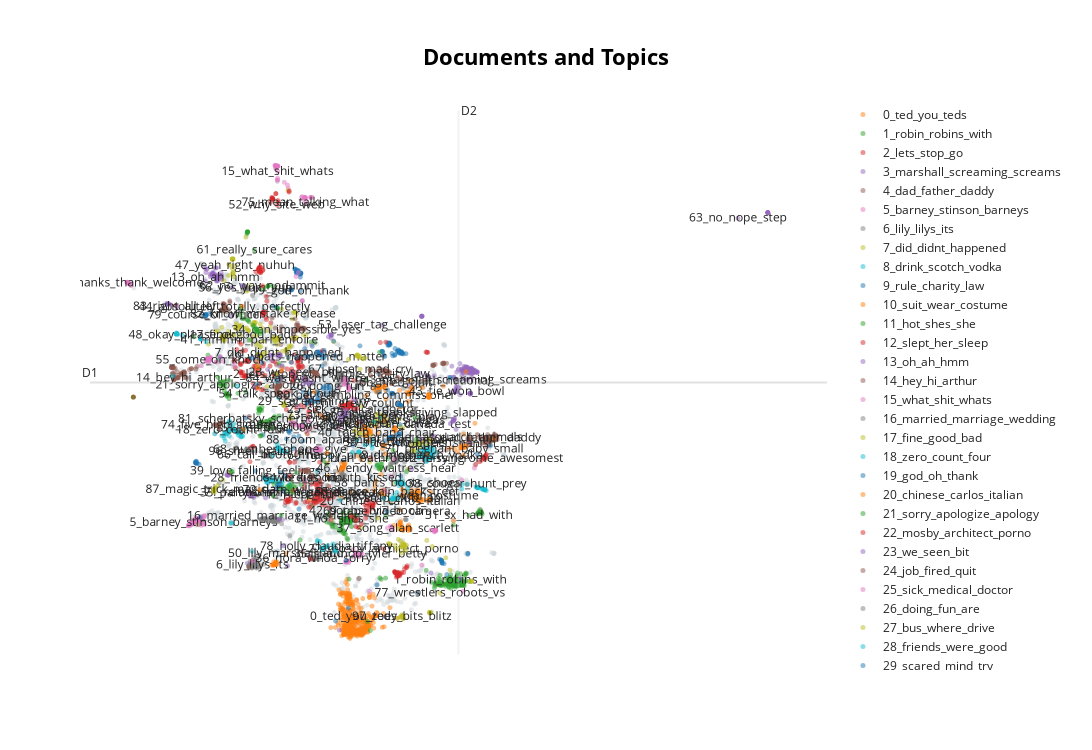

Notebook source saved alongside this figure:
### Code cell
topic_model.visualize_documents(docs)
